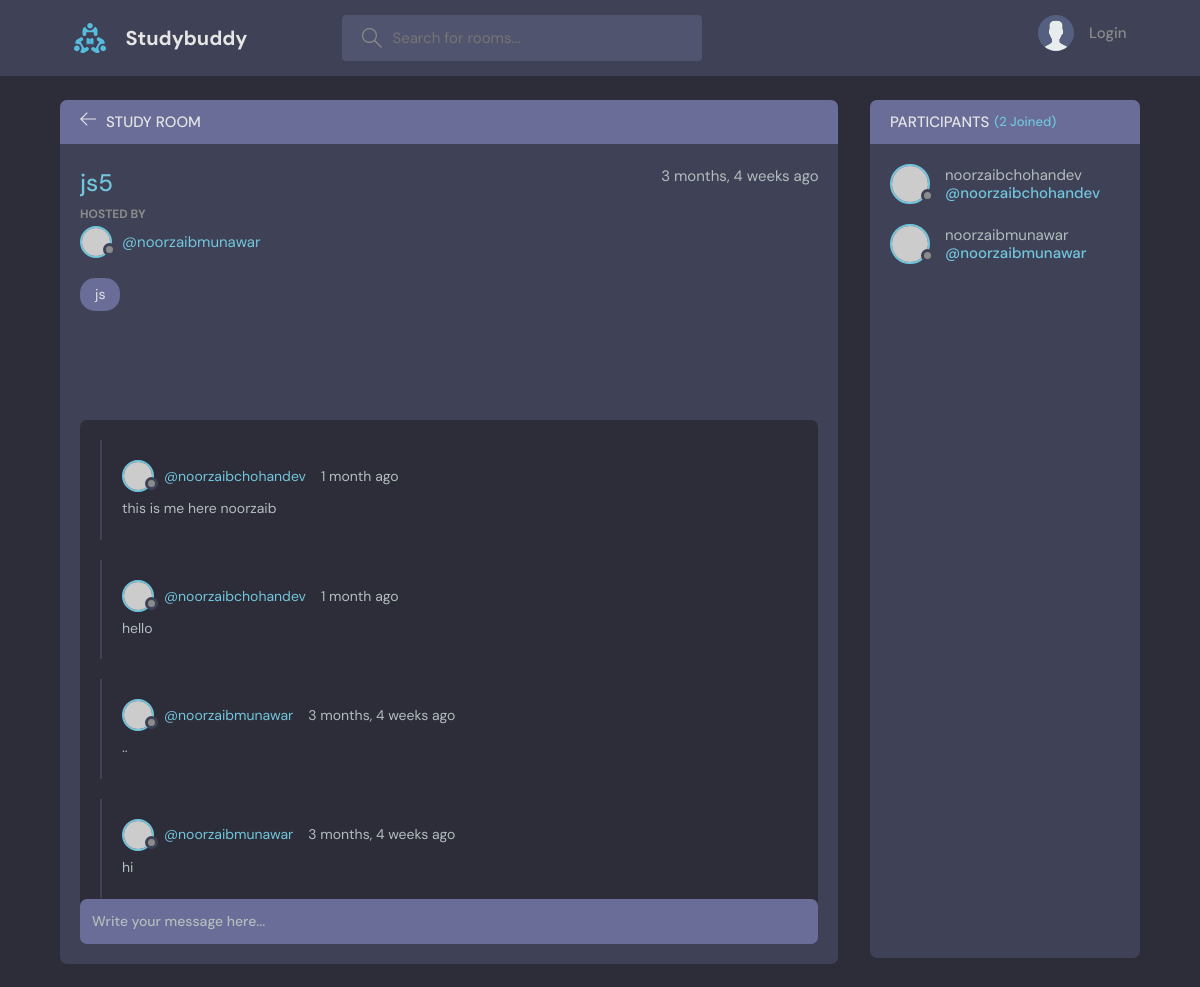
/room/43/, run on the app's committed database.
### base/models.py (models this page shows, shortened)
class Room(models.Model):
    host = models.ForeignKey(User, on_delete = models.SET_NULL, null= True)
    topic = models.ForeignKey(Topic, on_delete = models.SET_NULL, null = True)
    name = models.CharField(max_length=200)
    description = models.TextField(null=True,blank=True)
    participants = models.ManyToManyField(User, related_name='participants', blank=True)
    updated = models.DateTimeField(auto_now=True)
    created = models.DateTimeField(auto_now_add= True)
    class Meta:
        ordering = ['-updated','-created']

class Topic(models.Model):
    name = models.CharField(max_length=200)
    def __str__(self):
        return self.name

class Message(models.Model):
    user = models.ForeignKey(User,on_delete = models.CASCADE)
    room = models.ForeignKey(Room, on_delete = models.CASCADE)
    body = models.TextField(default='')
    updated = models.DateTimeField(auto_now = True)
    created = models.DateTimeField(auto_now_add = True)
    class Meta:
        ordering = ['-updated','-created']

### base/views.py (the view)
# urls.py: path('room/<str:pk>/', RoomDetailView.as_view(), name='room'),
class RoomDetailView(DetailView):
    model = Room
    template_name = 'base/room.html'
    context_object_name = 'room'
    def get_context_data(self, **kwargs):
        context = super().get_context_data(**kwargs)
        context['room_messages'] = self.object.message_set.all()
        context['participants'] = self.object.participants.all()
        return context

### base/templates/base/room.html (shortened to what this page needs)
{% extends 'main.html' %}
{% block content %}
<main class="profile-page layout layout--2">
  <div class="container">
    <div class="room">
      <div class="room__top">
        <div class="room__topLeft">
          <a href="{% url 'home' %}">
            <svg version="1.1" xmlns="http://www.w3.org/2000/svg" width="32" height="32" viewBox="0 0 32 32">
              <title>arrow-left</title>
              <path
                d="M13.723 2.286l-13.723 13.714 13.719 13.714 1.616-1.611-10.96-10.96h27.625v-2.286h-27.625l10.965-10.965-1.616-1.607z"
              ></path>
            </svg>
          </a>
          <h3>Study Room</h3>
        </div>
      </div>
      <div class="room__box scroll">
        <div class="room__header scroll">
          <div class="room__info">
            <h3>{{ room.name }}</h3>
            <span>{{ room.created|timesince }} ago</span>
          </div>
          <div class="room__hosted">
            <p>Hosted By</p>
            <a href="{% url 'user_profile' room.host.id %}" class="room__author">
              <div class="avatar avatar--small">
                <img src="https://randomuser.me/api/portraits/men/37.jpg" />
              </div>
              <span>@{{ room.host.username }}</span>
            </a>
          </div>
          <span class="room__topics">{{ room.topic }}</span>
        </div>
        <div class="room__conversation">
          <div class="threads scroll">
            {% for message in room_messages %}
            <div class="thread">
              <div class="thread__top">
                <div class="thread__author">
                  <a href="{% url 'user_profile' message.user.id %}" class="thread__authorInfo">
                    <div class="avatar avatar--small">
                      <img src="https://randomuser.me/api/portraits/men/37.jpg" />
                    </div>
                    <span>@{{ message.user.username }}</span>
                  </a>
                  <span class="thread__date">{{ message.created|timesince }} ago</span>
                </div>
              </div>
              <div class="thread__details">
                {{ message.body }}
              </div>
            </div>
            {% endfor %}
          </div>
        </div>
      </div>
      <div class="room__message">
        <form action="{% url 'room_message_create' room.id %}" method="post">
          <input name="body" placeholder="Write your message here..." />
        </form>
      </div>
    </div>
    <div class="participants">
      <h3 class="participants__top">Participants <span>({{ participants.count }} Joined)</span></h3>
      <div class="participants__list scroll">
        {% for user in participants %}
        <a href="{% url 'user_profile' user.id %}" class="participant">
          <div class="avatar avatar--medium">
            <img src="https://randomuser.me/api/portraits/men/37.jpg" />
          </div>
          <p>
            {{ user.username }}
            <span>@{{ user.username }}</span>
          </p>
        </a>
        {% endfor %}
      </div>
    </div>
  </div>
</main>
{% endblock content %}

### data on the page
Room: name "js5", created "3 months, 4 weeks", host.username "noorzaibmunawar", topic "js"
Message: user.username "noorzaibchohandev", created "1 month", body "this is me here noorzaib"
Message: user.username "noorzaibchohandev", created "1 month", body "hello"
Message: user.username "noorzaibmunawar", created "3 months, 4 weeks", body ".."
Message: user.username "noorzaibmunawar", created "3 months, 4 weeks", body "hi"

### other printed values
{{ participants.count }} "2"
{{ user.username }} "noorzaibchohandev"
{{ user.username }} "noorzaibmunawar"
